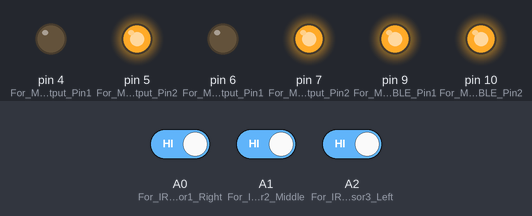
Simulated run of this sketch. Board: Arduino Uno, built with avr-gcc and run on an emulated ATmega328P. On the bench: output pins drawn as LEDs (lit = HIGH). Inputs (shaded band) come from the test bench; at power-on: A0 (For_IRSensor1_Right) HIGH, A1 (For_IRSensor2_Middle) HIGH, A2 (For_IRSensor3_Left) HIGH.

Above: at 1.5 s.
At 4.5 s:
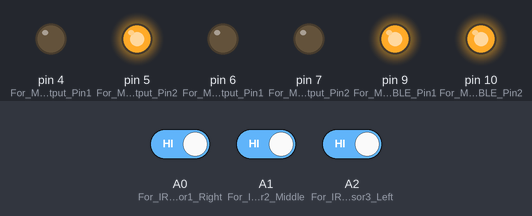
At 7.5 s:
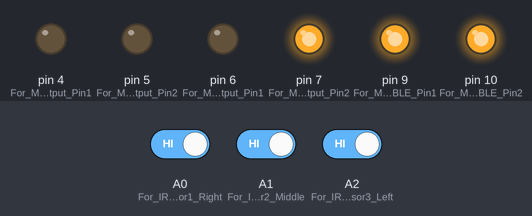
Timing chart, 0 to 11.7 s (numbered marks = the images above):
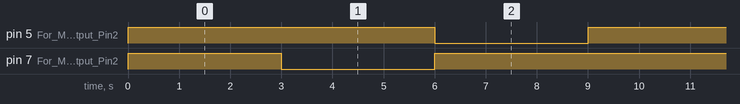

Measured:
- by itself, pin 5 (For_M1_Output_Pin2): alternates HIGH for 6.0 s and LOW for 3.0 s
- by itself, pin 7 (For_M2_Output_Pin2): repeats every 9.0 s: LOW 3.0 s, HIGH 6.0 s
- by itself, everything shown: repeats every 9.0 s, in 3 steps

The sketch:

Enable.ino
```cpp
 void setup() {
 pinMode(A0,INPUT);//For IRSensor1 Right
 pinMode(A1,INPUT);//For IRSensor2 Middle
 pinMode(A2,INPUT);//For IRSensor3 Left
 pinMode(4,OUTPUT);//For M1 Output Pin1
 pinMode(5,OUTPUT);//For M1 Output Pin2
 pinMode(6,OUTPUT);//For M2 Output Pin1
 pinMode(7,OUTPUT);//For M2 Output Pin2
 pinMode(9,OUTPUT);//For M1 ENABLE Pin1
 pinMode(10,OUTPUT);//For M2 ENABLE Pin2
 Serial.begin(9600);
 analogWrite(9,255);
  analogWrite(10,255);
 }

void loop() {
   int S0=digitalRead(A0);
  int S1=digitalRead(A1);
  int S2=digitalRead(A2);

// if((S2==0)&&(S1==1)&&(S0==0))
// {
//   analogWrite(9,255);
//  analogWrite(10,255);
//  Serial.println("Forward");
// Forward();
// }
//
// if((S2==0)&&(S1==0)&&(S0==1))
// {
//   analogWrite(9,255);
//  analogWrite(10,255);
//  Serial.println("Right Turn");
// RightTurn();
// }
Forward();
delay(3000);
RightTurn();
delay(3000);
LeftTurn();
delay(3000);

}

void Forward()
{
 digitalWrite(4,0);
  digitalWrite(5,1);
  digitalWrite(6,0);
  digitalWrite(7,1);
}
  void RightSpin()
  {
   digitalWrite(4,0);
  digitalWrite(5,1);
  digitalWrite(6,1);
  digitalWrite(7,0);
    }
 void LeftSpin()
 {
   digitalWrite(4,1);
  digitalWrite(5,0);
  digitalWrite(6,0);
  digitalWrite(7,1);
  }

  void RightTurn()
  {
 digitalWrite(4,0);
  digitalWrite(5,1);
  digitalWrite(6,0);
  digitalWrite(7,0);
    }

  void LeftTurn()
  {
 digitalWrite(4,0);
  digitalWrite(5,0);
  digitalWrite(6,0);
  digitalWrite(7,1);
    }
    void Stop()
    {
   digitalWrite(4,0);
  digitalWrite(5,0);
  digitalWrite(6,0);
  digitalWrite(7,0);
      }
```
